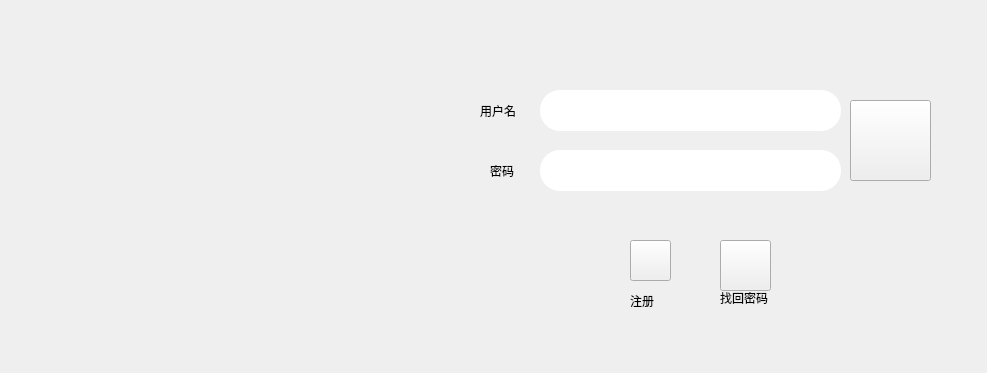
<?xml version="1.0" encoding="UTF-8"?>
<ui version="4.0">
 <class>LoginWidget</class>
 <widget class="QWidget" name="LoginWidget">
  <property name="geometry">
   <rect>
    <x>0</x>
    <y>0</y>
    <width>987</width>
    <height>373</height>
   </rect>
  </property>
  <property name="windowTitle">
   <string>Form</string>
  </property>
  <widget class="QPushButton" name="loginButton">
   <property name="geometry">
    <rect>
     <x>850</x>
     <y>100</y>
     <width>81</width>
     <height>81</height>
    </rect>
   </property>
   <property name="styleSheet">
    <string notr="true">border-image: url(:/resource/logo_login.png);</string>
   </property>
   <property name="text">
    <string/>
   </property>
  </widget>
  <widget class="QPushButton" name="findpsdButton">
   <property name="geometry">
    <rect>
     <x>720</x>
     <y>240</y>
     <width>51</width>
     <height>51</height>
    </rect>
   </property>
   <property name="styleSheet">
    <string notr="true">border-image: url(:/resource/find.png);</string>
   </property>
   <property name="text">
    <string/>
   </property>
  </widget>
  <widget class="QPushButton" name="registerButton">
   <property name="geometry">
    <rect>
     <x>630</x>
     <y>240</y>
     <width>41</width>
     <height>41</height>
    </rect>
   </property>
   <property name="styleSheet">
    <string notr="true">border-image: url(:/resource/adduser.png);</string>
   </property>
   <property name="text">
    <string/>
   </property>
  </widget>
  <widget class="QLabel" name="namelabel">
   <property name="geometry">
    <rect>
     <x>480</x>
     <y>100</y>
     <width>51</width>
     <height>21</height>
    </rect>
   </property>
   <property name="text">
    <string>用户名</string>
   </property>
  </widget>
  <widget class="QLabel" name="psdlabel">
   <property name="geometry">
    <rect>
     <x>490</x>
     <y>160</y>
     <width>31</width>
     <height>21</height>
    </rect>
   </property>
   <property name="text">
    <string>密码</string>
   </property>
  </widget>
  <widget class="QLineEdit" name="namelineEdit">
   <property name="geometry">
    <rect>
     <x>540</x>
     <y>90</y>
     <width>301</width>
     <height>41</height>
    </rect>
   </property>
   <property name="styleSheet">
    <string notr="true">border-radius:20px;
padding-left:15px;
</string>
   </property>
  </widget>
  <widget class="QLineEdit" name="psdlineEdit">
   <property name="geometry">
    <rect>
     <x>540</x>
     <y>150</y>
     <width>301</width>
     <height>41</height>
    </rect>
   </property>
   <property name="styleSheet">
    <string notr="true">border-radius:20px;
padding-left:15px;
</string>
   </property>
   <property name="echoMode">
    <enum>QLineEdit::Password</enum>
   </property>
  </widget>
  <widget class="QLabel" name="label">
   <property name="geometry">
    <rect>
     <x>0</x>
     <y>0</y>
     <width>451</width>
     <height>351</height>
    </rect>
   </property>
   <property name="styleSheet">
    <string notr="true">border-image: url(:/resource/zhuang.png);</string>
   </property>
   <property name="text">
    <string/>
   </property>
  </widget>
  <widget class="QLabel" name="label_2">
   <property name="geometry">
    <rect>
     <x>630</x>
     <y>290</y>
     <width>31</width>
     <height>21</height>
    </rect>
   </property>
   <property name="text">
    <string>注册</string>
   </property>
  </widget>
  <widget class="QLabel" name="label_3">
   <property name="geometry">
    <rect>
     <x>720</x>
     <y>290</y>
     <width>72</width>
     <height>15</height>
    </rect>
   </property>
   <property name="text">
    <string>找回密码</string>
   </property>
  </widget>
 </widget>
 <resources/>
 <connections/>
</ui>
